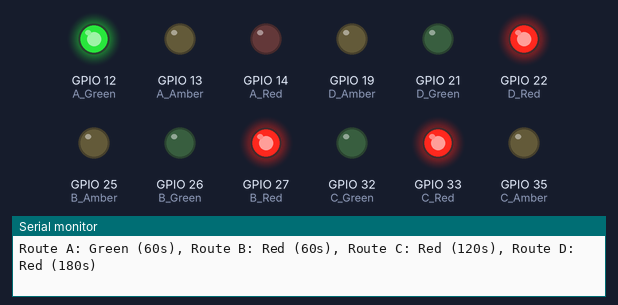
Recording of a sketch running on a simulated ESP32. Shown: output pins drawn as LEDs (lit = HIGH), the last lines printed to the serial monitor.

Above: at 0.1 s.
At 55.1 s:
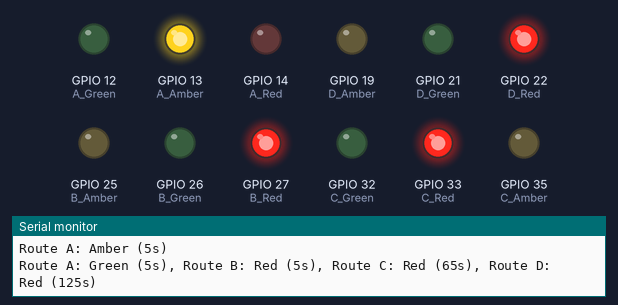
At 60.2 s:
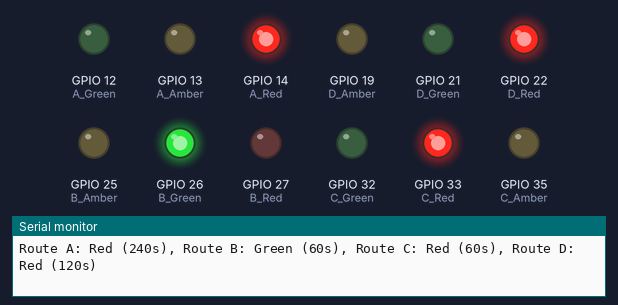
At 115.3 s:
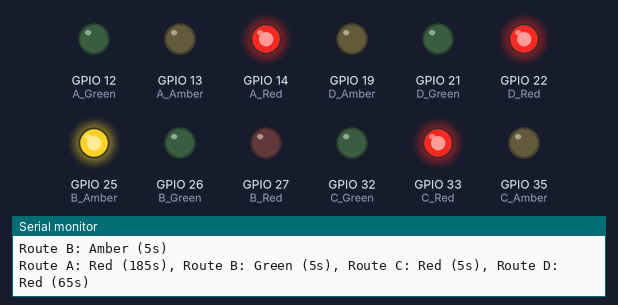
At 120.3 s:
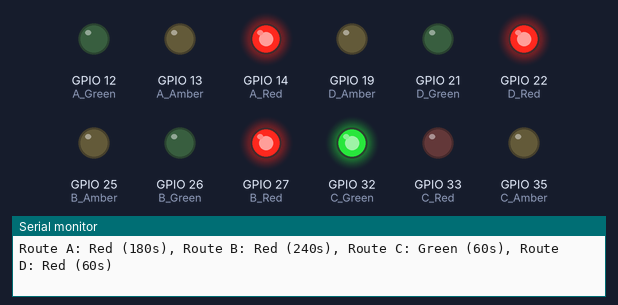
Timing chart, 0 to 121.8 s (numbered marks = the images above):
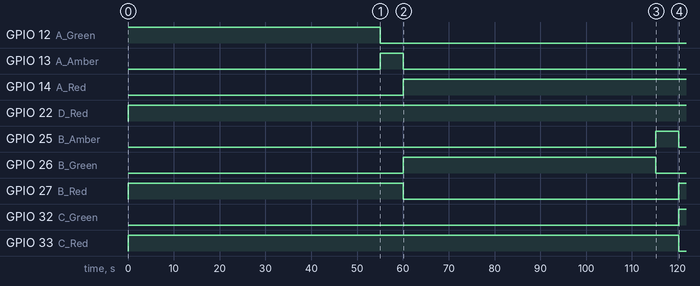

Measured:
- by itself, GPIO 12 (A_Green): LOW → HIGH at 0.00 s, → LOW 55.1 s later
- by itself, GPIO 13 (A_Amber): LOW → HIGH at 55.1 s, → LOW 5.0 s later
- by itself, GPIO 14 (A_Red): LOW → HIGH at 60.1 s
- by itself, GPIO 22 (D_Red): LOW → HIGH at 0.00 s
- by itself, GPIO 25 (B_Amber): LOW → HIGH at 115 s, → LOW 5.0 s later
- by itself, GPIO 26 (B_Green): LOW → HIGH at 60.1 s, → LOW 55.1 s later
- by itself, GPIO 27 (B_Red): LOW → HIGH at 0.00 s, → LOW 60.1 s later, → HIGH 60.1 s later
- by itself, GPIO 32 (C_Green): LOW → HIGH at 120 s

The sketch:

sketch_jul30atrafficversion1withoutmultiplexer.ino
```cpp
// Define the pins for each LED
const int A_Red = 14;
const int A_Green = 12;
const int A_Amber = 13;

const int B_Red = 27;
const int B_Green = 26;
const int B_Amber = 25;

const int C_Red = 33;
const int C_Green = 32;
const int C_Amber = 35;

const int D_Red = 22;
const int D_Green = 21;
const int D_Amber = 19;

// Timing constants
int GreenTimeA = 60000;  // Green light time for Route A in milliseconds (60 seconds)
int GreenTimeB = 60000;  // Green light time for Route B in milliseconds (40 seconds)
int GreenTimeC = 60000;  // Green light time for Route C in milliseconds (55 seconds)
int GreenTimeD = 60000;  // Green light time for Route D in milliseconds (10 seconds)
const int AmberTime = 5000;  // Amber light blink time in milliseconds (5 seconds)

// Function to set green light times
void setGreenTimes(int timeA, int timeB, int timeC, int timeD) {
  GreenTimeA = timeA * 1000;  // Convert seconds to milliseconds
  GreenTimeB = timeB * 1000;  // Convert seconds to milliseconds
  GreenTimeC = timeC * 1000;  // Convert seconds to milliseconds
  GreenTimeD = timeD * 1000;  // Convert seconds to milliseconds
}

void setup() {
  // Initialize the LED pins as outputs
  pinMode(A_Red, OUTPUT);
  pinMode(A_Green, OUTPUT);
  pinMode(A_Amber, OUTPUT);

  pinMode(B_Red, OUTPUT);
  pinMode(B_Green, OUTPUT);
  pinMode(B_Amber, OUTPUT);

  pinMode(C_Red, OUTPUT);
  pinMode(C_Green, OUTPUT);
  pinMode(C_Amber, OUTPUT);

  pinMode(D_Red, OUTPUT);
  pinMode(D_Green, OUTPUT);
  pinMode(D_Amber, OUTPUT);

  // Initialize serial communication at 115200 baud rate
  Serial.begin(115200);

  // Set initial green light times
  setGreenTimes(60, 60, 60, 60);
}

void printLightTimes(int remainingGreenTime, int remainingRedTimeB, int remainingRedTimeC, int remainingRedTimeD) {
  Serial.print("Route A: Green (");
  Serial.print(remainingGreenTime);
  Serial.print("s), Route B: Red (");
  Serial.print(remainingRedTimeB);
  Serial.print("s), Route C: Red (");
  Serial.print(remainingRedTimeC);
  Serial.print("s), Route D: Red (");
  Serial.print(remainingRedTimeD);
  Serial.println("s)");
}

void printAmberLightTimes(int route, int amberTime) {
  Serial.print("Route ");
  if (route == A_Amber) {
    Serial.print("A");
  } else if (route == B_Amber) {
    Serial.print("B");
  } else if (route == C_Amber) {
    Serial.print("C");
  } else if (route == D_Amber) {
    Serial.print("D");
  }
  Serial.print(": Amber (");
  Serial.print(amberTime);
  Serial.println("s)");
}

void loop() {
  // Route A Green, Route B, C, D Red
  digitalWrite(A_Green, HIGH);
  digitalWrite(A_Amber, LOW);
  digitalWrite(A_Red, LOW);

  digitalWrite(B_Red, HIGH);
  digitalWrite(B_Green, LOW);
  digitalWrite(B_Amber, LOW);

  digitalWrite(C_Red, HIGH);
  digitalWrite(C_Green, LOW);
  digitalWrite(C_Amber, LOW);

  digitalWrite(D_Red, HIGH);
  digitalWrite(D_Green, LOW);
  digitalWrite(D_Amber, LOW);

  for (int i = GreenTimeA / 1000; i > 0; i--) {
    if (i <= 5) {
      digitalWrite(A_Green, LOW);
      digitalWrite(A_Amber, HIGH);
      printAmberLightTimes(A_Amber, i);
    } else {
      digitalWrite(A_Green, HIGH);
      digitalWrite(A_Amber, LOW);
    }
    printLightTimes(i, i , i + (GreenTimeB / 1000), i + (GreenTimeB / 1000) + (GreenTimeC / 1000));
    delay(1000);
  }

  // Route A Red, Route B Green
  digitalWrite(A_Green, LOW);
  digitalWrite(A_Amber, LOW);
  digitalWrite(A_Red, HIGH);

  digitalWrite(B_Red, LOW);
  digitalWrite(B_Green, HIGH);
  digitalWrite(B_Amber, LOW);

  for (int i = GreenTimeB / 1000; i > 0; i--) {
    if (i <= 5) {
      digitalWrite(B_Green, LOW);
      digitalWrite(B_Amber, HIGH);
      printAmberLightTimes(B_Amber, i);
    } else {
      digitalWrite(B_Green, HIGH);
      digitalWrite(B_Amber, LOW);
    }
    Serial.print("Route A: Red (");
    Serial.print(i + (GreenTimeB / 1000)+(GreenTimeC / 1000)+(GreenTimeD / 1000));
    Serial.print("s), Route B: Green (");
    Serial.print(i);
    Serial.print("s), Route C: Red (");
    Serial.print(i);
    Serial.print("s), Route D: Red (");
    Serial.print(i + (GreenTimeC / 1000));
    Serial.println("s)");
    delay(1000);
  }

  // Route B Red, Route C Green
  digitalWrite(B_Green, LOW);
  digitalWrite(B_Amber, LOW);
  digitalWrite(B_Red, HIGH);

  digitalWrite(C_Red, LOW);
  digitalWrite(C_Green, HIGH);
  digitalWrite(C_Amber, LOW);

  for (int i = GreenTimeC / 1000; i > 0; i--) {
    if (i <= 5) {
      digitalWrite(C_Green, LOW);
      digitalWrite(C_Amber, HIGH);
      printAmberLightTimes(C_Amber, i);
    } else {
      digitalWrite(C_Green, HIGH);
      digitalWrite(C_Amber, LOW);
    }
    Serial.print("Route A: Red (");
    Serial.print(i + (GreenTimeB / 1000) + (GreenTimeD / 1000) );
    Serial.print("s), Route B: Red (");
    Serial.print(i + (GreenTimeA / 1000) + (GreenTimeC / 1000) + (GreenTimeD / 1000));
    Serial.print("s), Route C: Green (");
    Serial.print(i);
    Serial.print("s), Route D: Red (");
    Serial.print(i);
    Serial.println("s)");
    delay(1000);
  }

  // Route C Red, Route D Green
  digitalWrite(C_Green, LOW);
  digitalWrite(C_Amber, LOW);
  digitalWrite(C_Red, HIGH);

  digitalWrite(D_Red, LOW);
  digitalWrite(D_Green, HIGH);
  digitalWrite(D_Amber, LOW);

  for (int i = GreenTimeD / 1000; i > 0; i--) {
    if (i <= 5) {
      digitalWrite(D_Green, LOW);
      digitalWrite(D_Amber, HIGH);
      printAmberLightTimes(D_Amber, i);
    } else {
      digitalWrite(D_Green, HIGH);
      digitalWrite(D_Amber, LOW);
    }
    Serial.print("Route A: Red (");
    Serial.print(i);
    Serial.print("s), Route B: Red (");
    Serial.print(i + (GreenTimeA / 1000) + (GreenTimeD / 1000) );
    Serial.print("s), Route C: Red (");
    Serial.print(i + (GreenTimeA / 1000) + (GreenTimeB / 1000));
    Serial.print("s), Route D: Green (");
    Serial.print(i);
    Serial.println("s)");
    delay(1000);
  }

  // Route D Red, back to Route A Green
  digitalWrite(D_Green, LOW);
  digitalWrite(D_Amber, LOW);
  digitalWrite(D_Red, HIGH);
}
```
